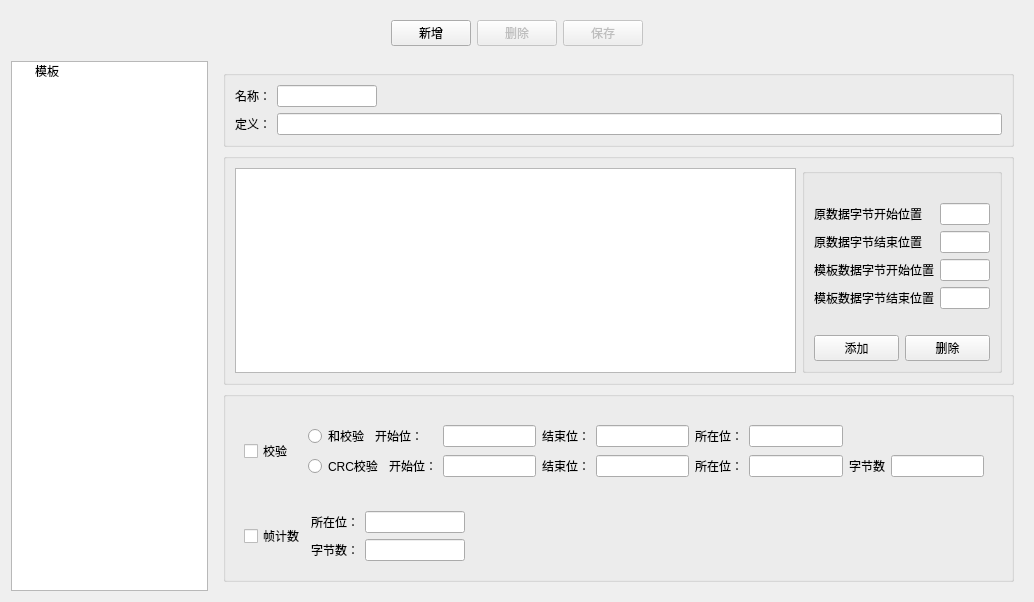
<?xml version="1.0" encoding="UTF-8"?>
<ui version="4.0">
 <class>templates</class>
 <widget class="QWidget" name="templates">
  <property name="geometry">
   <rect>
    <x>0</x>
    <y>0</y>
    <width>1034</width>
    <height>520</height>
   </rect>
  </property>
  <property name="windowTitle">
   <string>模板</string>
  </property>
  <layout class="QGridLayout" name="gridLayout_15">
   <item row="0" column="0">
    <layout class="QGridLayout" name="gridLayout_14">
     <item row="0" column="0">
      <widget class="QWidget" name="widget_2" native="true">
       <layout class="QGridLayout" name="gridLayout_12">
        <item row="0" column="0">
         <layout class="QHBoxLayout" name="horizontalLayout_7">
          <property name="sizeConstraint">
           <enum>QLayout::SetDefaultConstraint</enum>
          </property>
          <item>
           <widget class="QPushButton" name="pushButton_3">
            <property name="sizePolicy">
             <sizepolicy hsizetype="Fixed" vsizetype="Fixed">
              <horstretch>0</horstretch>
              <verstretch>0</verstretch>
             </sizepolicy>
            </property>
            <property name="text">
             <string>新增</string>
            </property>
           </widget>
          </item>
          <item>
           <widget class="QPushButton" name="pushButton_5">
            <property name="enabled">
             <bool>false</bool>
            </property>
            <property name="sizePolicy">
             <sizepolicy hsizetype="Fixed" vsizetype="Fixed">
              <horstretch>0</horstretch>
              <verstretch>0</verstretch>
             </sizepolicy>
            </property>
            <property name="text">
             <string>删除</string>
            </property>
           </widget>
          </item>
          <item>
           <widget class="QPushButton" name="pushButton_4">
            <property name="enabled">
             <bool>false</bool>
            </property>
            <property name="sizePolicy">
             <sizepolicy hsizetype="Fixed" vsizetype="Fixed">
              <horstretch>0</horstretch>
              <verstretch>0</verstretch>
             </sizepolicy>
            </property>
            <property name="text">
             <string>保存</string>
            </property>
           </widget>
          </item>
         </layout>
        </item>
       </layout>
      </widget>
     </item>
     <item row="1" column="0">
      <layout class="QGridLayout" name="gridLayout_13">
       <item row="0" column="0">
        <widget class="QTreeWidget" name="treeWidget">
         <attribute name="headerVisible">
          <bool>false</bool>
         </attribute>
         <column>
          <property name="text">
           <string>1</string>
          </property>
         </column>
         <item>
          <property name="text">
           <string>模板</string>
          </property>
         </item>
        </widget>
       </item>
       <item row="0" column="1">
        <widget class="QWidget" name="widget" native="true">
         <property name="enabled">
          <bool>true</bool>
         </property>
         <layout class="QGridLayout" name="gridLayout_11">
          <item row="0" column="0">
           <layout class="QGridLayout" name="gridLayout_4">
            <item row="1" column="0">
             <widget class="QGroupBox" name="groupBox_3">
              <property name="title">
               <string/>
              </property>
              <layout class="QGridLayout" name="gridLayout_2">
               <item row="0" column="0">
                <layout class="QHBoxLayout" name="horizontalLayout_6" stretch="3,0">
                 <item>
                  <widget class="QTableWidget" name="tableWidget">
                   <property name="selectionMode">
                    <enum>QAbstractItemView::NoSelection</enum>
                   </property>
                   <property name="columnCount">
                    <number>0</number>
                   </property>
                   <attribute name="horizontalHeaderVisible">
                    <bool>false</bool>
                   </attribute>
                   <attribute name="verticalHeaderVisible">
                    <bool>false</bool>
                   </attribute>
                  </widget>
                 </item>
                 <item>
                  <widget class="QGroupBox" name="groupBox_5">
                   <property name="title">
                    <string/>
                   </property>
                   <layout class="QGridLayout" name="gridLayout">
                    <item row="0" column="0">
                     <layout class="QVBoxLayout" name="verticalLayout_3">
                      <item>
                       <widget class="QLabel" name="label_18">
                        <property name="text">
                         <string/>
                        </property>
                       </widget>
                      </item>
                      <item>
                       <layout class="QHBoxLayout" name="horizontalLayout_2">
                        <item>
                         <widget class="QLabel" name="label">
                          <property name="maximumSize">
                           <size>
                            <width>200</width>
                            <height>16777215</height>
                           </size>
                          </property>
                          <property name="text">
                           <string>原数据字节开始位置</string>
                          </property>
                         </widget>
                        </item>
                        <item>
                         <widget class="QLineEdit" name="lineEdit">
                          <property name="maximumSize">
                           <size>
                            <width>50</width>
                            <height>16777215</height>
                           </size>
                          </property>
                          <property name="text">
                           <string/>
                          </property>
                         </widget>
                        </item>
                       </layout>
                      </item>
                      <item>
                       <layout class="QHBoxLayout" name="horizontalLayout_3">
                        <item>
                         <widget class="QLabel" name="label_3">
                          <property name="maximumSize">
                           <size>
                            <width>200</width>
                            <height>16777215</height>
                           </size>
                          </property>
                          <property name="text">
                           <string>原数据字节结束位置</string>
                          </property>
                         </widget>
                        </item>
                        <item>
                         <widget class="QLineEdit" name="lineEdit_2">
                          <property name="maximumSize">
                           <size>
                            <width>50</width>
                            <height>16777215</height>
                           </size>
                          </property>
                          <property name="text">
                           <string/>
                          </property>
                         </widget>
                        </item>
                       </layout>
                      </item>
                      <item>
                       <layout class="QHBoxLayout" name="horizontalLayout_4">
                        <item>
                         <widget class="QLabel" name="label_2">
                          <property name="maximumSize">
                           <size>
                            <width>200</width>
                            <height>16777215</height>
                           </size>
                          </property>
                          <property name="text">
                           <string>模板数据字节开始位置</string>
                          </property>
                         </widget>
                        </item>
                        <item>
                         <widget class="QLineEdit" name="lineEdit_3">
                          <property name="maximumSize">
                           <size>
                            <width>50</width>
                            <height>16777215</height>
                           </size>
                          </property>
                          <property name="text">
                           <string/>
                          </property>
                         </widget>
                        </item>
                       </layout>
                      </item>
                      <item>
                       <layout class="QHBoxLayout" name="horizontalLayout_5">
                        <item>
                         <widget class="QLabel" name="label_4">
                          <property name="maximumSize">
                           <size>
                            <width>200</width>
                            <height>200</height>
                           </size>
                          </property>
                          <property name="text">
                           <string>模板数据字节结束位置</string>
                          </property>
                         </widget>
                        </item>
                        <item>
                         <widget class="QLineEdit" name="lineEdit_4">
                          <property name="maximumSize">
                           <size>
                            <width>50</width>
                            <height>16777215</height>
                           </size>
                          </property>
                          <property name="text">
                           <string/>
                          </property>
                         </widget>
                        </item>
                       </layout>
                      </item>
                      <item>
                       <widget class="QLabel" name="label_17">
                        <property name="maximumSize">
                         <size>
                          <width>16777215</width>
                          <height>16777215</height>
                         </size>
                        </property>
                        <property name="text">
                         <string/>
                        </property>
                       </widget>
                      </item>
                      <item>
                       <layout class="QHBoxLayout" name="horizontalLayout">
                        <item>
                         <widget class="QPushButton" name="pushButton">
                          <property name="maximumSize">
                           <size>
                            <width>100</width>
                            <height>16777215</height>
                           </size>
                          </property>
                          <property name="text">
                           <string>添加</string>
                          </property>
                         </widget>
                        </item>
                        <item>
                         <widget class="QPushButton" name="pushButton_2">
                          <property name="maximumSize">
                           <size>
                            <width>100</width>
                            <height>16777215</height>
                           </size>
                          </property>
                          <property name="text">
                           <string>删除</string>
                          </property>
                         </widget>
                        </item>
                       </layout>
                      </item>
                     </layout>
                    </item>
                   </layout>
                  </widget>
                 </item>
                </layout>
               </item>
              </layout>
             </widget>
            </item>
            <item row="0" column="0">
             <widget class="QGroupBox" name="groupBox_4">
              <property name="title">
               <string/>
              </property>
              <layout class="QGridLayout" name="gridLayout_20">
               <item row="0" column="0">
                <layout class="QGridLayout" name="gridLayout_17">
                 <item row="0" column="0">
                  <widget class="QLabel" name="label_12">
                   <property name="text">
                    <string>名称：</string>
                   </property>
                  </widget>
                 </item>
                 <item row="0" column="1">
                  <widget class="QLineEdit" name="lineEdit_11">
                   <property name="maximumSize">
                    <size>
                     <width>100</width>
                     <height>16777215</height>
                    </size>
                   </property>
                  </widget>
                 </item>
                 <item row="1" column="0">
                  <widget class="QLabel" name="label_13">
                   <property name="text">
                    <string>定义：</string>
                   </property>
                  </widget>
                 </item>
                 <item row="1" column="1">
                  <widget class="QLineEdit" name="lineEdit_14"/>
                 </item>
                </layout>
               </item>
              </layout>
             </widget>
            </item>
            <item row="2" column="0">
             <widget class="QGroupBox" name="groupBox">
              <property name="title">
               <string/>
              </property>
              <layout class="QGridLayout" name="gridLayout_3">
               <item row="0" column="0">
                <layout class="QVBoxLayout" name="verticalLayout_4">
                 <item>
                  <widget class="QWidget" name="widget_4" native="true">
                   <layout class="QGridLayout" name="gridLayout_8">
                    <item row="0" column="0">
                     <layout class="QGridLayout" name="gridLayout_7">
                      <item row="0" column="0">
                       <widget class="QCheckBox" name="checkBox">
                        <property name="text">
                         <string>校验</string>
                        </property>
                       </widget>
                      </item>
                      <item row="0" column="1">
                       <widget class="QWidget" name="widget_6" native="true">
                        <layout class="QGridLayout" name="gridLayout_6">
                         <item row="0" column="0">
                          <layout class="QGridLayout" name="gridLayout_5">
                           <item row="0" column="0">
                            <widget class="QRadioButton" name="radioButton">
                             <property name="text">
                              <string>和校验</string>
                             </property>
                            </widget>
                           </item>
                           <item row="0" column="1" colspan="2">
                            <widget class="QLabel" name="label_5">
                             <property name="text">
                              <string>开始位：</string>
                             </property>
                            </widget>
                           </item>
                           <item row="0" column="3">
                            <widget class="QLineEdit" name="lineEdit_5"/>
                           </item>
                           <item row="0" column="4">
                            <widget class="QLabel" name="label_7">
                             <property name="text">
                              <string>结束位：</string>
                             </property>
                            </widget>
                           </item>
                           <item row="0" column="5">
                            <widget class="QLineEdit" name="lineEdit_6"/>
                           </item>
                           <item row="0" column="6">
                            <widget class="QLabel" name="label_11">
                             <property name="text">
                              <string>所在位：</string>
                             </property>
                            </widget>
                           </item>
                           <item row="0" column="7">
                            <widget class="QLineEdit" name="lineEdit_12"/>
                           </item>
                           <item row="1" column="0" colspan="2">
                            <widget class="QRadioButton" name="radioButton_2">
                             <property name="text">
                              <string>CRC校验</string>
                             </property>
                            </widget>
                           </item>
                           <item row="1" column="2">
                            <widget class="QLabel" name="label_6">
                             <property name="text">
                              <string>开始位：</string>
                             </property>
                            </widget>
                           </item>
                           <item row="1" column="3">
                            <widget class="QLineEdit" name="lineEdit_7"/>
                           </item>
                           <item row="1" column="4">
                            <widget class="QLabel" name="label_8">
                             <property name="text">
                              <string>结束位：</string>
                             </property>
                            </widget>
                           </item>
                           <item row="1" column="5">
                            <widget class="QLineEdit" name="lineEdit_8"/>
                           </item>
                           <item row="1" column="6">
                            <widget class="QLabel" name="label_14">
                             <property name="text">
                              <string>所在位：</string>
                             </property>
                            </widget>
                           </item>
                           <item row="1" column="7">
                            <widget class="QLineEdit" name="lineEdit_13"/>
                           </item>
                           <item row="1" column="8">
                            <widget class="QLabel" name="label_15">
                             <property name="text">
                              <string>字节数</string>
                             </property>
                            </widget>
                           </item>
                           <item row="1" column="9">
                            <widget class="QLineEdit" name="lineEdit_15"/>
                           </item>
                          </layout>
                         </item>
                        </layout>
                       </widget>
                      </item>
                     </layout>
                    </item>
                   </layout>
                  </widget>
                 </item>
                 <item>
                  <widget class="QWidget" name="widget_5" native="true">
                   <layout class="QGridLayout" name="gridLayout_10">
                    <item row="0" column="0">
                     <layout class="QGridLayout" name="gridLayout_9" columnstretch="0,0,1,3">
                      <item row="0" column="0">
                       <widget class="QCheckBox" name="checkBox_2">
                        <property name="maximumSize">
                         <size>
                          <width>1677215</width>
                          <height>16777215</height>
                         </size>
                        </property>
                        <property name="text">
                         <string>帧计数</string>
                        </property>
                       </widget>
                      </item>
                      <item row="0" column="1">
                       <layout class="QVBoxLayout" name="verticalLayout">
                        <item>
                         <widget class="QLabel" name="label_9">
                          <property name="maximumSize">
                           <size>
                            <width>100</width>
                            <height>16777215</height>
                           </size>
                          </property>
                          <property name="text">
                           <string>所在位：</string>
                          </property>
                         </widget>
                        </item>
                        <item>
                         <widget class="QLabel" name="label_10">
                          <property name="maximumSize">
                           <size>
                            <width>100</width>
                            <height>16777215</height>
                           </size>
                          </property>
                          <property name="text">
                           <string>字节数：</string>
                          </property>
                         </widget>
                        </item>
                       </layout>
                      </item>
                      <item row="0" column="2">
                       <layout class="QVBoxLayout" name="verticalLayout_2">
                        <item>
                         <widget class="QLineEdit" name="lineEdit_9">
                          <property name="maximumSize">
                           <size>
                            <width>100</width>
                            <height>16777215</height>
                           </size>
                          </property>
                         </widget>
                        </item>
                        <item>
                         <widget class="QLineEdit" name="lineEdit_10">
                          <property name="maximumSize">
                           <size>
                            <width>100</width>
                            <height>16777215</height>
                           </size>
                          </property>
                         </widget>
                        </item>
                       </layout>
                      </item>
                      <item row="0" column="3">
                       <widget class="QLabel" name="label_16">
                        <property name="text">
                         <string/>
                        </property>
                       </widget>
                      </item>
                     </layout>
                    </item>
                   </layout>
                  </widget>
                 </item>
                </layout>
               </item>
              </layout>
             </widget>
            </item>
           </layout>
          </item>
         </layout>
        </widget>
       </item>
      </layout>
     </item>
    </layout>
   </item>
  </layout>
  <action name="action">
   <property name="text">
    <string>新增</string>
   </property>
  </action>
 </widget>
 <resources/>
 <connections/>
</ui>
